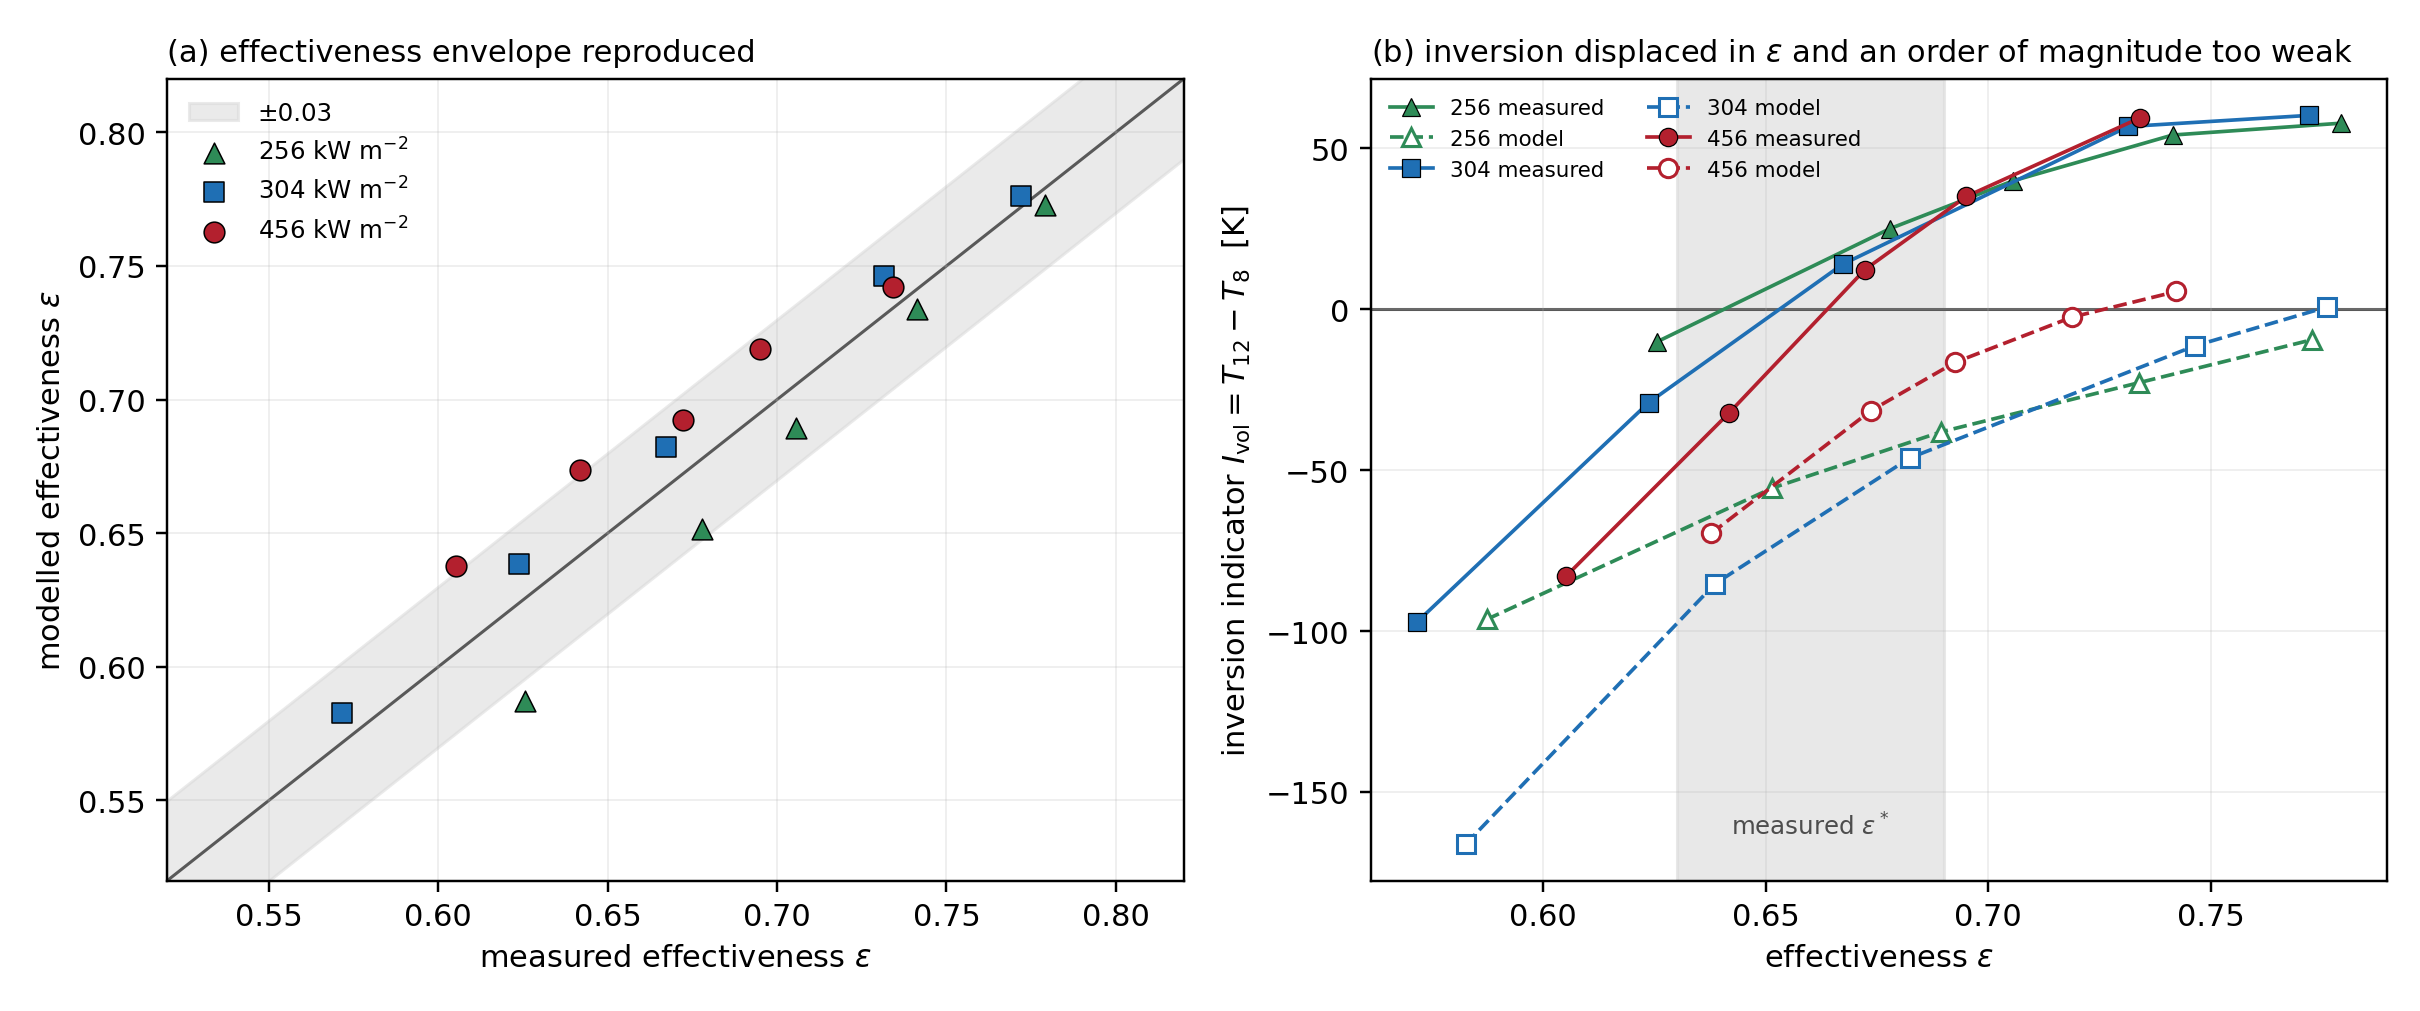

The Python source for this figure:
"""
Figure 8 - continuum model comparison (1D_v36) against the measured
effectiveness envelope and the volumetric inversion threshold.

Uses only saved artefacts; runs no simulation.

Inputs
  summaries/1D_v36/steady_results_fitted_energy_accounting_1D_v36.csv
  analysis/exp_analysis/dimensionless_groups.csv   (Tamb per run)

Manuscript definitions (M2):
  Tw_bar = 0.248 T8 + 0.365 T12 + 0.387 T11
  eps    = (T3 - Tamb) / (Tw_bar - Tamb)
  I_vol  = T12 - T8
Model eps uses the identical reduction applied to the model output.
"""
import os
import numpy as np
import pandas as pd
import matplotlib
matplotlib.use("Agg")
import matplotlib.pyplot as plt

HERE = os.path.dirname(os.path.abspath(__file__))
ROOT = os.path.abspath(os.path.join(HERE, "..", ".."))
MODEL = os.path.join(ROOT, "summaries", "1D_v36",
                     "steady_results_fitted_energy_accounting_1D_v36.csv")
DIMLESS = os.path.join(HERE, "dimensionless_groups.csv")
OUT = os.path.join(HERE, "fig8_model_comparison.png")

W = dict(T8=0.248, T12=0.365, T11=0.387)


def wall_mean(t8, t12, t11):
    return W["T8"] * t8 + W["T12"] * t12 + W["T11"] * t11


def main():
    m = pd.read_csv(MODEL)
    d = pd.read_csv(DIMLESS)[["ID", "Tamb_K", "Re", "eps", "I_vol_wall"]]
    df = m.merge(d, left_on="simulation_id", right_on="ID", how="inner")

    for tag in ("model", "experiment"):
        tw = wall_mean(df[f"T8_{tag}"], df[f"T12_perim_{tag}"],
                       df[f"T11_perim_{tag}"])
        df[f"Tw_{tag}"] = tw
        df[f"eps_{tag}"] = (df[f"T3_{tag}"] - df["Tamb_K"]) / (tw - df["Tamb_K"])
        df[f"NTU_{tag}"] = -np.log(1.0 - df[f"eps_{tag}"])
        df[f"Ivol_{tag}"] = df[f"T12_perim_{tag}"] - df[f"T8_{tag}"]

    df["flux"] = (df["irradiance"] / 1000.0).round().astype(int)

    # consistency check against the published reduction
    resid = (df["eps_experiment"] - df["eps"]).abs()
    print(f"eps(recomputed) vs eps(published): max |diff| = {resid.max():.4f}")
    print(f"measured eps range   {df.eps_experiment.min():.3f}-{df.eps_experiment.max():.3f}"
          f"   NTU {df.NTU_experiment.min():.2f}-{df.NTU_experiment.max():.2f}")
    print(f"model    eps range   {df.eps_model.min():.3f}-{df.eps_model.max():.3f}"
          f"   NTU {df.NTU_model.min():.2f}-{df.NTU_model.max():.2f}")

    colors = {456: "#B3202E", 304: "#1F6FB4", 256: "#2E8B57"}
    marks = {456: "o", 304: "s", 256: "^"}

    fig, ax = plt.subplots(1, 2, figsize=(11.0, 4.6))

    # ---- (a) effectiveness parity -------------------------------------
    a = ax[0]
    lo, hi = 0.52, 0.82
    a.plot([lo, hi], [lo, hi], "-", color="0.35", lw=1.0, zorder=1)
    a.fill_between([lo, hi], [lo - 0.03, hi - 0.03], [lo + 0.03, hi + 0.03],
                   color="0.85", alpha=0.55, zorder=0, label="±0.03")
    for f, g in df.groupby("flux"):
        a.scatter(g.eps_experiment, g.eps_model, s=46, marker=marks[f],
                  facecolor=colors[f], edgecolor="k", linewidth=0.5,
                  zorder=3, label=f"{f} kW m$^{{-2}}$")
    a.set_xlim(lo, hi); a.set_ylim(lo, hi)
    a.set_xlabel(r"measured effectiveness $\varepsilon$")
    a.set_ylabel(r"modelled effectiveness $\varepsilon$")
    a.set_title("(a) effectiveness envelope reproduced", loc="left", fontsize=10)
    a.legend(frameon=False, fontsize=8, loc="upper left")
    a.grid(alpha=0.25, lw=0.5)

    # ---- (b) inversion threshold --------------------------------------
    b = ax[1]
    b.axhline(0.0, color="0.35", lw=1.0, zorder=1)
    b.axvspan(0.63, 0.69, color="0.85", alpha=0.6, zorder=0)
    for f, g in df.groupby("flux"):
        g = g.sort_values("eps_experiment")
        b.plot(g.eps_experiment, g.Ivol_experiment, marks[f] + "-",
               color=colors[f], ms=6, lw=1.2, mec="k", mew=0.4, zorder=3,
               label=f"{f} measured")
        g = g.sort_values("eps_model")
        b.plot(g.eps_model, g.Ivol_model, marks[f] + "--",
               color=colors[f], ms=6, lw=1.2, mfc="white", mec=colors[f],
               zorder=2, label=f"{f} model")
    b.set_xlabel(r"effectiveness $\varepsilon$")
    b.set_ylabel(r"inversion indicator $I_{\rm vol}=T_{12}-T_{8}$  [K]")
    b.set_title(r"(b) inversion displaced in $\varepsilon$ and an order of "
                r"magnitude too weak", loc="left", fontsize=10)
    b.legend(frameon=False, fontsize=7, ncol=2, loc="upper left")
    b.grid(alpha=0.25, lw=0.5)
    b.text(0.66, b.get_ylim()[0] * 0.92, r"measured $\varepsilon^*$",
           ha="center", fontsize=8, color="0.3")

    fig.tight_layout()
    fig.savefig(OUT, dpi=220)
    print("wrote", OUT)

    # ---- inversion threshold, manuscript convention (Section 4.4) ------
    # Regress I_vol on flow to locate q*, then evaluate the eps regression
    # at q*. Applied identically to measurement and model so the two are
    # comparable; see make_tables.py, which uses the same reduction.
    def eps_star(q, ivol, eps):
        s_, i_ = np.polyfit(q, ivol, 1)
        qs = -i_ / s_
        se, ie = np.polyfit(q, eps, 1)
        return qs, se * qs + ie

    rows = []
    print("\ninversion threshold (regression convention, Section 4.4)")
    for f, g in df.groupby("flux"):
        q = g.flow_lpm.values
        qe, ee = eps_star(q, g.Ivol_experiment.values, g.eps_experiment.values)
        qm, em = eps_star(q, g.Ivol_model.values, g.eps_model.values)
        rows.append(dict(flux_kW_m2=f, q_star_meas=qe, eps_star_meas=ee,
                         q_star_model=qm, eps_star_model=em,
                         d_eps_star=em - ee,
                         Ivol_max_meas=g.Ivol_experiment.max(),
                         Ivol_max_model=g.Ivol_model.max(),
                         q_range_max=q.max()))
        print(f"  {f} kW/m2   measured q*={qe:5.2f} sL/min eps*={ee:.3f}"
              f"   model q*={qm:5.2f} eps*={em:.3f}"
              f"   deps*={em - ee:+.3f}"
              f"   max I_vol {g.Ivol_model.max():+6.1f} K model /"
              f" {g.Ivol_experiment.max():+6.1f} K measured")
    cr = pd.DataFrame(rows)
    cr.to_csv(os.path.join(HERE, "fig8_inversion_thresholds.csv"), index=False)
    print("  model q* exceeds the tested flow range in "
          f"{int((cr.q_star_model > cr.q_range_max).sum())} of {len(cr)} groups")

    df.to_csv(os.path.join(HERE, "fig8_model_comparison_data.csv"), index=False)


if __name__ == "__main__":
    main()
